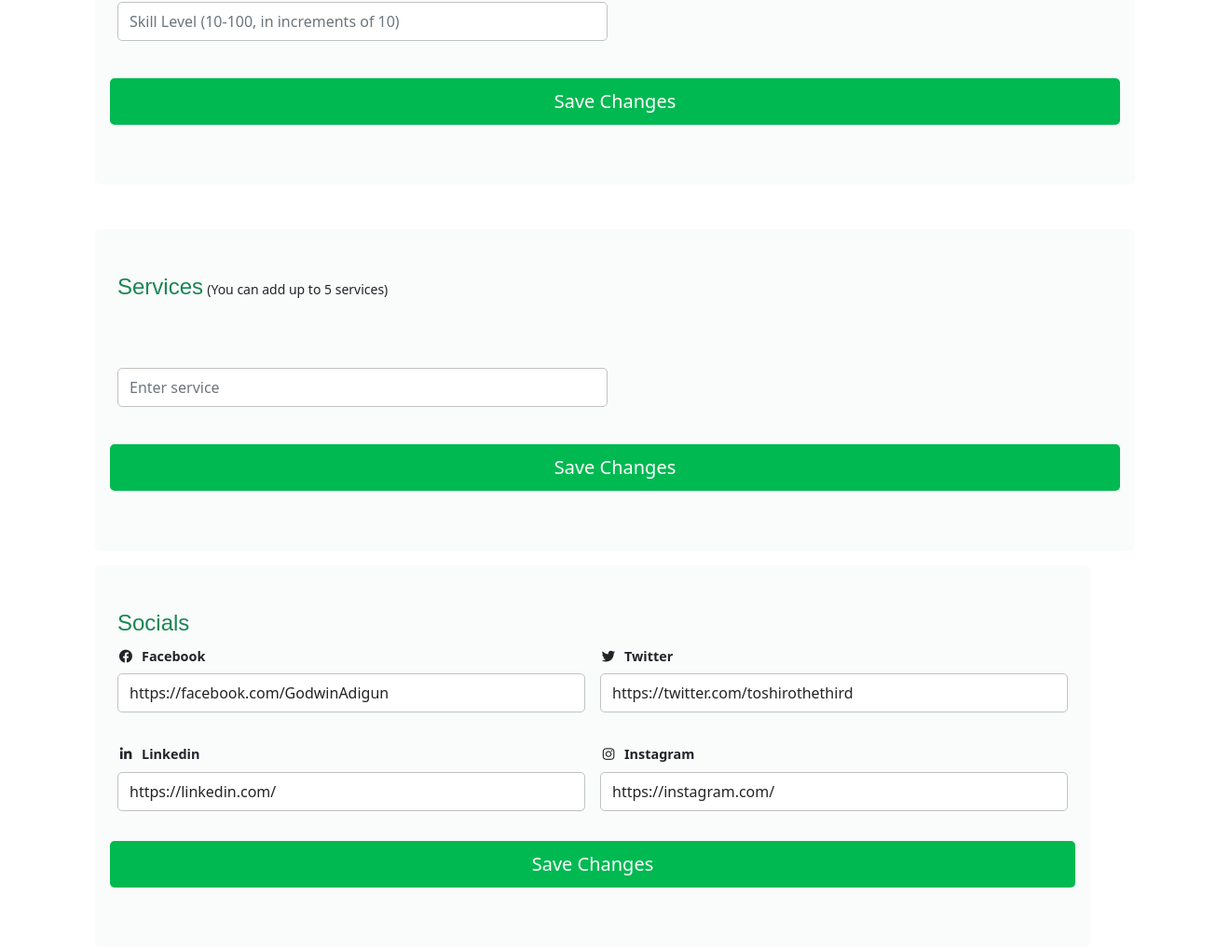
Page /accounts/innovator/edit-profile (signed in, middle part) on the earlier database version.
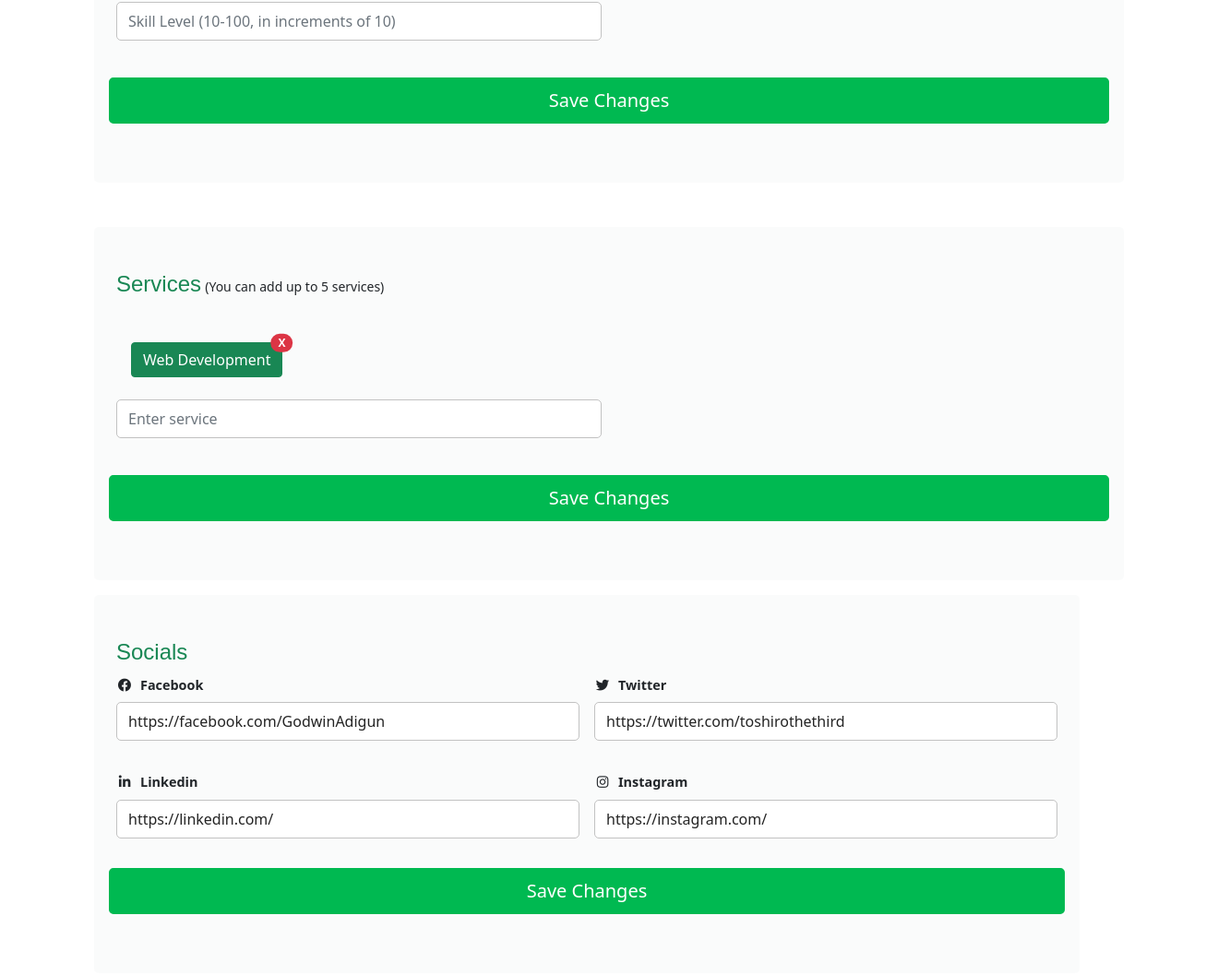
Same page on the later database version.
### accounts/models.py (models this page shows, shortened)
class Service(models.Model):
    innovator = models.ForeignKey(Innovator, null=True, on_delete=models.CASCADE)
    service = models.CharField(max_length=255, null=True, blank=True, unique=True)

### accounts/views.py (the view)
# urls.py: path('innovator/edit-profile', views.edit_profile, name='edit_profile'),
def edit_profile(request):
    try:
        innovator = Innovator.objects.get(user__username=request.user.username)
    except Innovator.DoesNotExist:
        return HttpResponse('You are unable to access this page because you are not an innovator.')
    user = BaseUser.objects.get(username=request.user.username)
    user_info = BaseUser.objects.get(username=request.user.username)
    if not request.user.is_authenticated:
        return redirect('accounts:innovator_login')
    if request.method == 'POST' and 'user_p_form' in request.POST:
        user_p_data = {
            'username': request.POST.get('username'),
            'email': request.POST.get('email'),
            'first_name': request.POST.get('first_name'),
            'last_name': request.POST.get('last_name'),
            'middle_name': request.POST.get('middle_name'),
            'pfp': request.POST.get('pfp'),
            'phone_num': request.POST.get('phone_num'),
            'date_of_birth': request.POST.get('date_of_birth'),
            'bio': request.POST.get('bio')
        }
        user_p_info = UpdatePersonalProfileForm(user_p_data, request.FILES, instance=request.user)
        if user_p_info.is_valid():
            user_obj = user_p_info.save(commit=False)
            if user_p_info.cleaned_data['pfp']:
                user_obj.pfp = user_p_info.cleaned_data['pfp']
            if user.date_of_birth:
                user_obj.date_of_birth = user.date_of_birth
            user_obj.save()
            return redirect('accounts:profile')
        else:
            print(user_p_info.errors.as_data())
    else:
        user_p_info = UpdatePersonalProfileForm()
    if request.method == 'POST' and 'user_r_form' in request.POST:
        user_r_data = {
            'city': request.POST.get('city'),
            'state': request.POST.get('state'),
            'country': request.POST.get('country'),
            'address': request.POST.get('address'),
            'zipcode': request.POST.get('zipcode')
        }
        user_r_info = UpdateUserResidentialInfoForm(user_r_data, instance=request.user)
        if user_r_info.is_valid():
            user_r_info.save()
            return redirect('accounts:profile')
        else:
            print(user_r_info.errors.as_data())
    else:
        user_r_info = UpdateUserResidentialInfoForm()
    if request.method == 'POST' and 'user_skill_form' in request.POST:
        context = {}
        skill_form = UpdateUserSkillsForm(request.POST)
        if skill_form.is_valid():
            if not InnovatorSkill.objects.filter(skill=skill_form.cleaned_data.get('skill')).exists():
                if skill_form.cleaned_data.get('skill'):
                    if Innovator.objects.get(user__username=request.user.username).innovatorskill_set.all().count() < 5:
                        skill_obj = skill_form.save(commit=False)
                        skill_obj.innovator = Innovator.objects.get(user__username=request.user.username)
                        skill_obj.save()
                    else:
                        messages.error(request, 'You can only add a maximum of 5 skills')
            else:
                skill_form.add_error('skill', 'This skill already exists.')
        else:
            print('SKILLS ERRORS: ', skill_form.errors)
    else:
        skill_form = UpdateUserSkillsForm()
    if request.method == 'POST' and 'user_s_form' in request.POST:
        user_s_data = {
            'facebook': request.POST.get('facebook'),
            'linkedin': request.POST.get('linkedin'),
            'twitter': request.POST.get('twitter'),
            'instagram': request.POST.get('instagram'),
            'website': request.POST.get('website')
        }
        user_s_info = UpdateUserSocialsForm(user_s_data, instance=request.user)
        if user_s_info.is_valid():
            user_s_info.save()
            return redirect('accounts:profile')
        else:
            print(user_s_info.errors.as_data())
    else:
        user_s_info = UpdateUserSocialsForm()
    user = request.user
    if request.method == 'POST' and 'password_change' in request.POST:
        change_password_form = ChangePasswordForm(user, request.POST)
        if change_password_form.is_valid():
            change_password_form.save()
            return redirect('accounts:edit_profile')
        else:
            print('ERRORS: ', change_password_form.errors.as_data())
    else:
        change_password_form = ChangePasswordForm(user)
    if request.method == 'POST' and 'service_form' in request.POST:
        service_form = UpdateUserServiceForm(request.POST)
        if service_form.is_valid():
            if not Service.objects.filter(service=service_form.cleaned_data.get('service')).exists():
                if service_form.cleaned_data.get('service'):
                    if Innovator.objects.get(user__username=request.user.username).service_set.all().count() < 5:
                        service_obj = service_form.save(commit=False)
                        service_obj.innovator = Innovator.objects.get(user__username=request.user.username)
                        service_obj.save()
                    else:
                        messages.error(request, 'You can only add a maximum of 5 services')
            else:
                service_form.add_error('service', 'This skill already exists.')
        else:
            print('SERVICES FORM ERRORS: ', service_form.errors.as_data())
    else:
        service_form = UpdateInnovatorServicesForm()
    return render(request, 'accounts/edit_profile.html', {
        'user_form': user,
        'user': user,
        'user_p_info_form': user_p_info,
        'user_r_info_form': user_r_info,
        'user_s_info_form': user_s_info,
        'change_password_form': change_password_form,
        'user_skill_form': skill_form,
        'user_skills': Innovator.objects.get(user__username=request.user).innovatorskill_set.all(),
        'user_services': Innovator.objects.get(user__username=request.user).service_set.all(),
        'user_service_form': service_form,
        'innovator': Innovator.objects.get(user__username=request.user.username)
    })

### accounts/forms.py
class UpdateUserResidentialInfoForm(forms.ModelForm):
    city = forms.CharField(
                               required=False,
                               widget=forms.TextInput())
    state = forms.CharField(required=False,
                             widget=forms.TextInput())
    country = CountryField(blank=True)
    address = forms.CharField(required=False,
                             widget=forms.TextInput())
    zipcode = forms.CharField(required=False)
    class Meta:
        model = BaseUser
        fields = ['city', 'state', 'country', 'address', 'zipcode']

### accounts/models.py (called while the page is built)
    def __str__(self):
        return self.username

### accounts/templates/accounts/edit_profile.html (shortened to what this page needs)
{% extends 'base.html' %}
{% load static %}
{% block content %}
<!DOCTYPE html>
<html lang="en">
<head>
<link href="https://cdn.jsdelivr.net/npm/bootstrap@5.1.3/dist/css/bootstrap.min.css" rel="stylesheet">
</head>
<body>
<link rel="stylesheet" href="https://cdnjs.cloudflare.com/ajax/libs/font-awesome/5.13.1/css/all.min.css" />
<div class="container">
<div class="row">
<div class="col-12">
<div class="row mb-5 gx-5">
<div class="col-xxl-12 mb-3 mb-xxl-0">
    <div class="bg-secondary-soft px-4 py-5 rounded mt-5">
    <form method="post" action="{% url 'accounts:edit_profile' %}" class="row g-3 form-container" id="myForm">
        <div class="col-md-6">
          <div class="col-md-12">
            <input type="number" class="form-control" name="skill_value" id="skill_value" placeholder="Skill Level (10-100, in increments of 10)">
          </div>
        </div>
          <button name="user_skill_form" type="submit" class="btn btn-success btn-lg mt-2">Save Changes</button>
    </form>
    </div>
    <div class="bg-secondary-soft px-4 py-5 rounded mt-5">
        <div class="d-inline">
      <div class="d-inline">
        <h4 class="d-inline mt-0 text-success">Services</h4>
      <small class="d-inline">(You can add up to 5 services)</small>
      </div>
      <div class="mt-5">
        {% for service in user_services %}
        <button type="button" class="btn btn-success position-relative mx-3" id="element-to-hover">
          <span id="skill-field">{{ service.service }}</span>
          <a class="position-absolute top-0 start-100 translate-middle badge rounded-pill bg-danger skill_btn"
         data-skill-id="{{ service.pk }}"
         href="{% url 'accounts:remove_service' service.pk %}" style="text-decoration: none;color: white;">
        X
      </a>
        </button>
        {% endfor %}
    </div>
      <form method="post" action="{% url 'accounts:edit_profile' %}" class="row g-3">
        <div class="col-md-6">
            <input type="text" class="form-control" placeholder="Enter service" aria-label="Service" id="service" name="service">
          </div>
            <button name="service_form" type="submit" class="btn btn-success btn-lg mt-2">Save Changes</button>
      </form>
      </div>
</div>
</div>
<div class="row mb-5 gx-5">
<div class="col-xxl-6 mb-5 mb-xxl-0">
<div class="bg-secondary-soft px-4 py-5 rounded">
<h4 class="mdb-4 mt-0 text-success">Socials</h4>
<form method="post" action="{% url 'accounts:edit_profile' %}" class="row g-3">
    <div class="col-md-6">
    <label class="form-label"><i class="fab fa-fw fa-facebook me-2 text-facebook"></i>Facebook
    </label>
    <input type="text" class="form-control" placeholder="" aria-label="Facebook" value="{{ user.facebook }}" name="facebook" id="facebook">
    </div>
    <div class="col-md-6">
    <label class="form-label"><i class="fab fa-fw fa-twitter text-twitter me-2"></i>Twitter
    </label>
    <input type="text" class="form-control" placeholder="" aria-label="Twitter" value="{{ user.twitter }}" name="twitter" id="twitter">
    </div>
    <div class="col-md-6">
    <label class="form-label"><i class="fab fa-fw fa-linkedin-in text-linkedin me-2"></i>Linkedin
    </label>
    <input type="text" class="form-control" placeholder="" aria-label="Linkedin" value="{{ user.linkedin }}" name="linkedin" id="linkedin">
    </div>
    <div class="col-md-6">
    <label class="form-label"><i class="fab fa-fw fa-instagram text-instagram me-2"></i>Instagram
    </label>
    <input type="text" class="form-control" placeholder="" aria-label="Instragram" value="{{ user.instagram }}" name="instagram" id="instagram">
    </div>
    <button type="submit" class="btn btn-success btn-lg" name="user_s_form">Save Changes</button>
</form>
</div>
</div>
</div>
</div>
</div>
</div>
</div>
</body>
</html>
{% endblock content %}

Differences in the rows shown:
added Service: service "Web Development"
